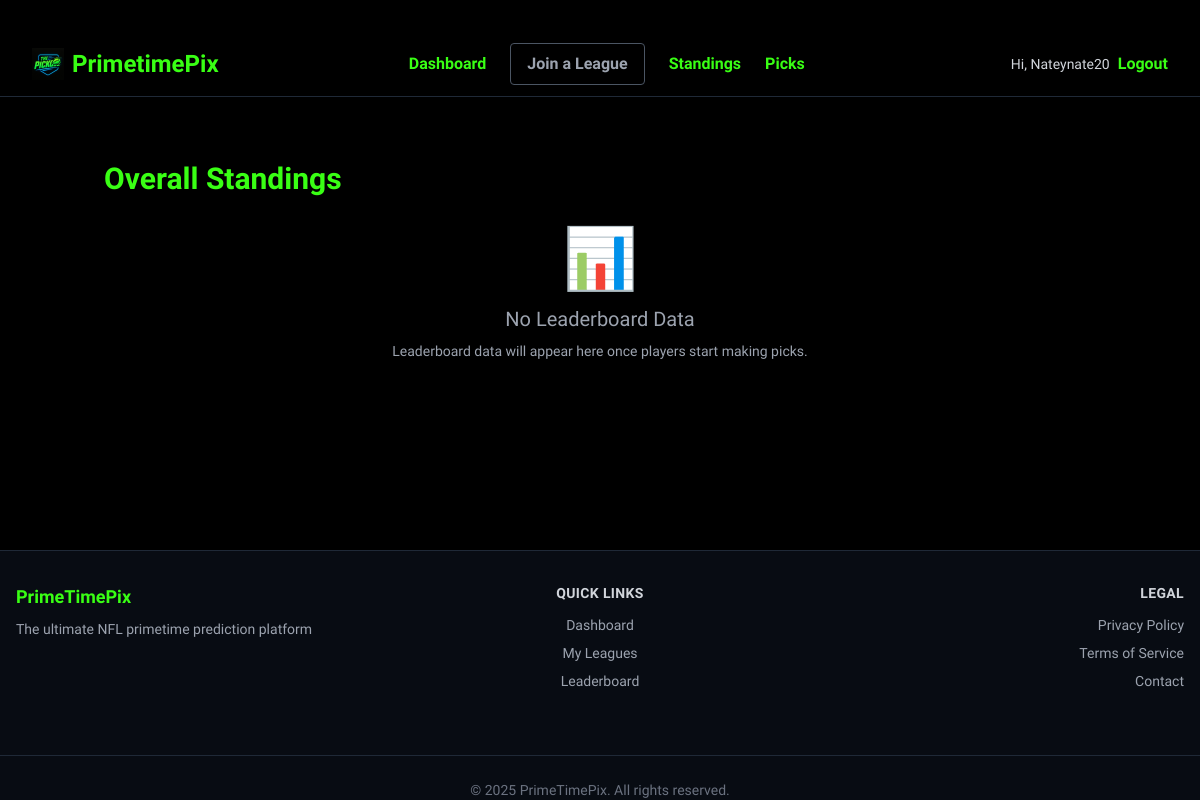
The page /picks/general-standings/ (signed in) on the database as committed earlier.
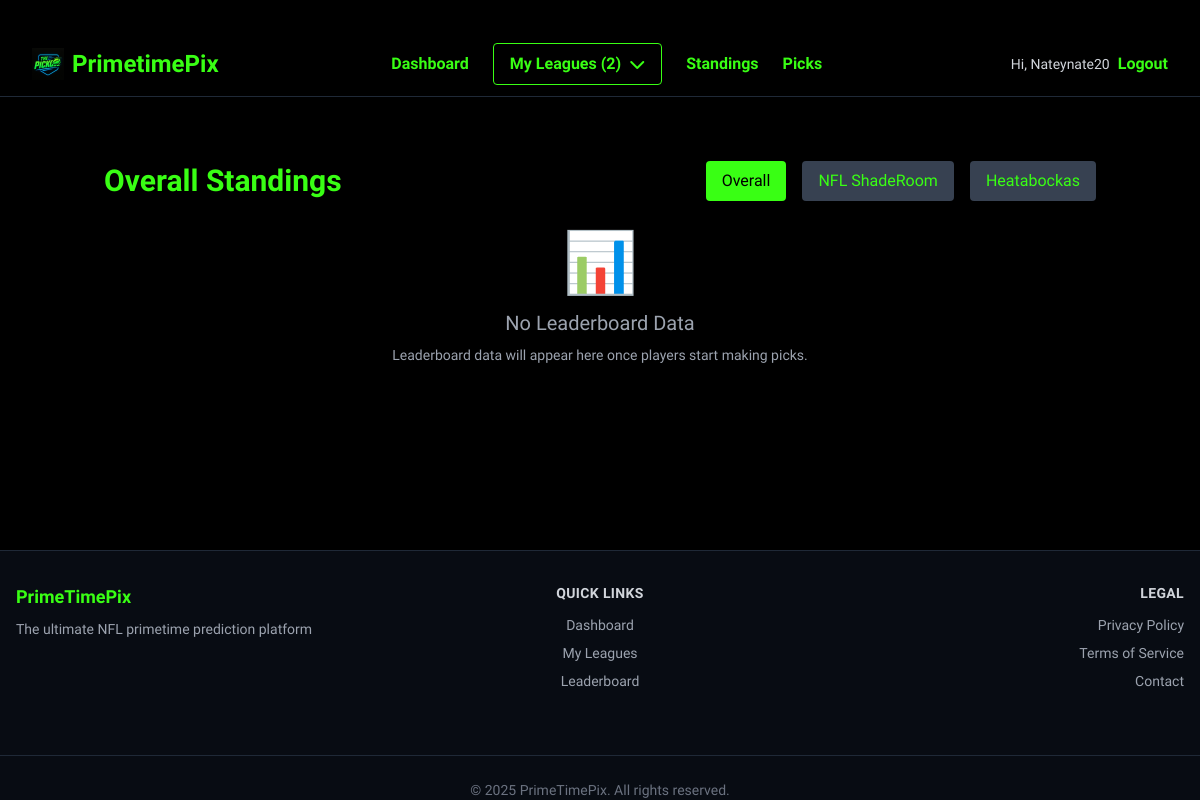
The same page on the database as committed later.
### apps/leagues/models.py (models this page shows, shortened)
class League(models.Model):
    name = models.CharField(max_length=100)
    commissioner = models.ForeignKey(User, on_delete=models.CASCADE, related_name='leagues_owned')
    sport = models.CharField(max_length=10, choices=[('NFL', 'NFL'), ('NBA', 'NBA')], default='NFL')
    description = models.TextField(blank=True, null=True)
    created_at = models.DateTimeField(auto_now_add=True)
    is_private = models.BooleanField(default=True)
    is_approved = models.BooleanField(default=True)
    members = models.ManyToManyField(
        User,
        through='LeagueMembership',
        related_name='leagues'
    )
    class Meta:
        ordering = ['-created_at']

### apps/picks/views.py (the view)
# urls.py: path('general-standings/', views.general_standings, name='general_standings'),
@login_required(login_url="login")
def general_standings(request):
    leaderboard = PickService.calculate_leaderboard(league=None)
    paginator = Paginator(leaderboard, 20)
    page_number = request.GET.get("page")
    page_obj = paginator.get_page(page_number)
    context = {
        "page_obj": page_obj,
        "is_overall": True,
        "user_leagues": League.objects.filter(members=request.user, is_approved=True),
    }
    return render(request, "general_standings.html", context)

### apps/picks/context_processors.py (called while the page is built)
def user_leagues(request):
    if request.user.is_authenticated:
        leagues = League.objects.filter(is_approved=True, members=request.user)
        return {'user_leagues': leagues}
    return {'user_leagues': []}

### apps/picks/services.py (called while the page is built, shortened)
    @staticmethod
    def calculate_leaderboard(league=None, limit=100):
        if league:
            picks_filter = Pick.objects.filter(league=league, is_correct__isnull=False)
            users = User.objects.filter(
                pick__league=league,
                pick__is_correct__isnull=False
            ).distinct()
        else:
            picks_filter = Pick.objects.filter(league__isnull=True, is_correct__isnull=False)
            users = User.objects.filter(
                pick__league__isnull=True,
                pick__is_correct__isnull=False
            ).distinct()
        leaderboard = []
        leaderboard.sort(
            key=lambda x: (x['accuracy'], x['total_points'], x['total_predictions']),
            reverse=True
        )
        for i, entry in enumerate(leaderboard[:limit], 1):
            entry['rank'] = i
        return leaderboard[:limit]

### apps/picks/templates/general_standings.html (shortened to what the changed rows need)
{% extends 'nflpix/base.html' %}
{% block content %}
<div class="container mx-auto px-4 py-8">
    <div class="flex justify-between items-center mb-6">
        <h1 class="text-3xl font-bold text-neon">
            Overall Standings
        </h1>
        {% if user_leagues %}
        <div class="flex gap-4">
            <span class="px-4 py-2 rounded bg-neon text-black">
                Overall
            </span>
            {% for user_league in user_leagues %}
            <a href="{% url 'standings' %}?league={{ user_league.id }}"
               class="px-4 py-2 rounded bg-gray-700 text-neon hover:bg-gray-600">
                {{ user_league.name }}
            </a>
            {% endfor %}
        </div>
        {% endif %}
    </div>
</div>
{% endblock %}

### primetimepix/templates/nflpix/navbar.html (shortened to what this page needs)
{% load static %}
<nav class="bg-black border-b border-gray-800">
  <div class="max-w-7xl mx-auto px-4 sm:px-6 lg:px-8">
    <div class="flex justify-between items-center h-16">
      <a href="{% url 'landing_page' %}" class="flex items-center space-x-2">
        <img src="{% static 'img/pickemlogo.png' %}" alt="PrimetimePix Logo" class="h-8 w-auto">
        <span class="text-neon font-bold text-2xl font-orbitron">PrimetimePix</span>
      </a>
      <div class="hidden md:flex items-center space-x-6">
        <a href="{% url 'dashboard' %}" class="nav-link">Dashboard</a>
        {% if user.is_authenticated %}
          {% if user_leagues %}
            <div class="relative group">
              <button class="nav-link border border-neon text-neon px-4 py-2 rounded hover:bg-neon hover:text-black transition flex items-center">
                My Leagues ({{ user_leagues|length }})
                <i class="fas fa-chevron-down ml-2"></i>
              </button>
            </div>
          {% else %}
            <a href="{% url 'league_detail_no_id' %}" class="nav-link border border-gray-600 text-gray-400 px-4 py-2 rounded hover:border-neon hover:text-neon transition">
              Join a League
            </a>
          {% endif %}
        {% endif %}
        <a href="{% url 'standings' %}" class="nav-link">Standings</a>
        <a href="{% url 'schedule' %}" class="nav-link">Picks</a>
      </div>
      <div class="hidden md:flex items-center ml-4">
        {% if user.is_authenticated %}
          <span class="text-gray-300 text-sm">Hi, {{ user.username }}</span>
          <a href="{% url 'logout' %}" class="ml-2 nav-link">Logout</a>
        {% else %}
          <a href="{% url 'login' %}" class="nav-link">Login</a>
          <a href="{% url 'signup' %}" class="nav-link">Sign Up</a>
        {% endif %}
      </div>
    </div>
  </div>
</nav>

Rows that differ between the two databases and show on the page:
added League: name "NFL ShadeRoom"
added League: name "Heatabockas"
Other text that changed with them:
{{ user_leagues|length }}: (not shown) → "2"
text no longer shown: "Join a League"
text now shown: "My Leagues ( ) Overall"
